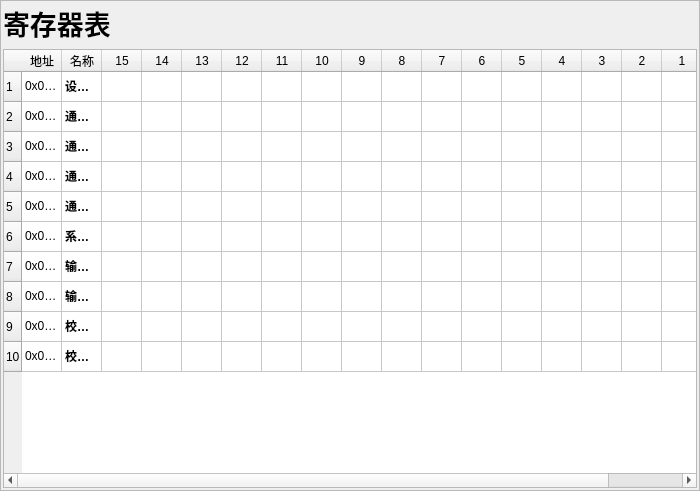
<?xml version="1.0" encoding="UTF-8"?>
<ui version="4.0">
 <class>protocolDialog</class>
 <widget class="QDialog" name="protocolDialog">
  <property name="geometry">
   <rect>
    <x>0</x>
    <y>0</y>
    <width>700</width>
    <height>491</height>
   </rect>
  </property>
  <property name="sizePolicy">
   <sizepolicy hsizetype="Preferred" vsizetype="Preferred">
    <horstretch>0</horstretch>
    <verstretch>0</verstretch>
   </sizepolicy>
  </property>
  <property name="windowTitle">
   <string>Dialog</string>
  </property>
  <property name="windowIcon">
   <iconset resource="../res/images.qrc">
    <normaloff>:/general/general/协议.png</normaloff>:/general/general/协议.png</iconset>
  </property>
  <layout class="QVBoxLayout" name="verticalLayout">
   <property name="leftMargin">
    <number>0</number>
   </property>
   <property name="topMargin">
    <number>0</number>
   </property>
   <property name="rightMargin">
    <number>0</number>
   </property>
   <property name="bottomMargin">
    <number>0</number>
   </property>
   <item>
    <widget class="QScrollArea" name="scrollArea">
     <property name="widgetResizable">
      <bool>true</bool>
     </property>
     <widget class="QWidget" name="scrollAreaWidgetContents">
      <property name="geometry">
       <rect>
        <x>0</x>
        <y>0</y>
        <width>698</width>
        <height>489</height>
       </rect>
      </property>
      <layout class="QVBoxLayout" name="verticalLayout_2">
       <property name="leftMargin">
        <number>2</number>
       </property>
       <property name="topMargin">
        <number>2</number>
       </property>
       <property name="rightMargin">
        <number>2</number>
       </property>
       <property name="bottomMargin">
        <number>2</number>
       </property>
       <item>
        <widget class="QLabel" name="lbiregList">
         <property name="font">
          <font>
           <pointsize>20</pointsize>
           <weight>75</weight>
           <italic>false</italic>
           <bold>true</bold>
           <underline>false</underline>
           <strikeout>false</strikeout>
           <kerning>true</kerning>
          </font>
         </property>
         <property name="styleSheet">
          <string notr="true"/>
         </property>
         <property name="text">
          <string>寄存器表</string>
         </property>
        </widget>
       </item>
       <item>
        <widget class="QTableWidget" name="tabRegList">
         <property name="minimumSize">
          <size>
           <width>0</width>
           <height>285</height>
          </size>
         </property>
         <attribute name="horizontalHeaderCascadingSectionResizes">
          <bool>false</bool>
         </attribute>
         <attribute name="horizontalHeaderDefaultSectionSize">
          <number>40</number>
         </attribute>
         <attribute name="verticalHeaderCascadingSectionResizes">
          <bool>false</bool>
         </attribute>
         <row>
          <property name="text">
           <string>1</string>
          </property>
         </row>
         <row>
          <property name="text">
           <string>2</string>
          </property>
         </row>
         <row>
          <property name="text">
           <string>3</string>
          </property>
         </row>
         <row>
          <property name="text">
           <string>4</string>
          </property>
         </row>
         <row>
          <property name="text">
           <string>5</string>
          </property>
         </row>
         <row>
          <property name="text">
           <string>6</string>
          </property>
         </row>
         <row>
          <property name="text">
           <string>7</string>
          </property>
         </row>
         <row>
          <property name="text">
           <string>8</string>
          </property>
         </row>
         <row>
          <property name="text">
           <string>9</string>
          </property>
         </row>
         <row>
          <property name="text">
           <string>10</string>
          </property>
         </row>
         <column>
          <property name="text">
           <string>地址</string>
          </property>
         </column>
         <column>
          <property name="text">
           <string>名称</string>
          </property>
         </column>
         <column>
          <property name="text">
           <string>15</string>
          </property>
         </column>
         <column>
          <property name="text">
           <string>14</string>
          </property>
         </column>
         <column>
          <property name="text">
           <string>13</string>
          </property>
         </column>
         <column>
          <property name="text">
           <string>12</string>
          </property>
         </column>
         <column>
          <property name="text">
           <string>11</string>
          </property>
         </column>
         <column>
          <property name="text">
           <string>10</string>
          </property>
         </column>
         <column>
          <property name="text">
           <string>9</string>
          </property>
         </column>
         <column>
          <property name="text">
           <string>8</string>
          </property>
         </column>
         <column>
          <property name="text">
           <string>7</string>
          </property>
         </column>
         <column>
          <property name="text">
           <string>6</string>
          </property>
         </column>
         <column>
          <property name="text">
           <string>5</string>
          </property>
         </column>
         <column>
          <property name="text">
           <string>4</string>
          </property>
         </column>
         <column>
          <property name="text">
           <string>3</string>
          </property>
         </column>
         <column>
          <property name="text">
           <string>2</string>
          </property>
         </column>
         <column>
          <property name="text">
           <string>1</string>
          </property>
         </column>
         <column>
          <property name="text">
           <string>0</string>
          </property>
         </column>
         <item row="0" column="0">
          <property name="text">
           <string>0x03E8</string>
          </property>
         </item>
         <item row="0" column="1">
          <property name="text">
           <string>设备标志寄存器</string>
          </property>
          <property name="font">
           <font>
            <weight>75</weight>
            <bold>true</bold>
           </font>
          </property>
         </item>
         <item row="1" column="0">
          <property name="text">
           <string>0x03E9</string>
          </property>
         </item>
         <item row="1" column="1">
          <property name="text">
           <string>通信参数1</string>
          </property>
          <property name="font">
           <font>
            <weight>75</weight>
            <bold>true</bold>
           </font>
          </property>
         </item>
         <item row="2" column="0">
          <property name="text">
           <string>0x03EA</string>
          </property>
         </item>
         <item row="2" column="1">
          <property name="text">
           <string>通信参数2</string>
          </property>
          <property name="font">
           <font>
            <weight>75</weight>
            <bold>true</bold>
           </font>
          </property>
         </item>
         <item row="3" column="0">
          <property name="text">
           <string>0x03EB</string>
          </property>
         </item>
         <item row="3" column="1">
          <property name="text">
           <string>通信参数3</string>
          </property>
          <property name="font">
           <font>
            <weight>75</weight>
            <bold>true</bold>
           </font>
          </property>
         </item>
         <item row="4" column="0">
          <property name="text">
           <string>0x03EC</string>
          </property>
         </item>
         <item row="4" column="1">
          <property name="text">
           <string>通信参数4</string>
          </property>
          <property name="font">
           <font>
            <weight>75</weight>
            <bold>true</bold>
           </font>
          </property>
         </item>
         <item row="5" column="0">
          <property name="text">
           <string>0x03ED</string>
          </property>
         </item>
         <item row="5" column="1">
          <property name="text">
           <string>系统寄存器</string>
          </property>
          <property name="font">
           <font>
            <weight>75</weight>
            <italic>false</italic>
            <bold>true</bold>
           </font>
          </property>
         </item>
         <item row="6" column="0">
          <property name="text">
           <string>0x03EE</string>
          </property>
         </item>
         <item row="6" column="1">
          <property name="text">
           <string>输出通道A</string>
          </property>
          <property name="font">
           <font>
            <weight>75</weight>
            <bold>true</bold>
           </font>
          </property>
         </item>
         <item row="7" column="0">
          <property name="text">
           <string>0x03EF</string>
          </property>
         </item>
         <item row="7" column="1">
          <property name="text">
           <string>输出通道B</string>
          </property>
          <property name="font">
           <font>
            <weight>75</weight>
            <bold>true</bold>
           </font>
          </property>
         </item>
         <item row="8" column="0">
          <property name="text">
           <string>0x03F0</string>
          </property>
         </item>
         <item row="8" column="1">
          <property name="text">
           <string>校准通道A</string>
          </property>
          <property name="font">
           <font>
            <weight>75</weight>
            <bold>true</bold>
           </font>
          </property>
         </item>
         <item row="9" column="0">
          <property name="text">
           <string>0x03F1</string>
          </property>
         </item>
         <item row="9" column="1">
          <property name="text">
           <string>校准通道B</string>
          </property>
          <property name="font">
           <font>
            <weight>75</weight>
            <bold>true</bold>
           </font>
          </property>
         </item>
        </widget>
       </item>
      </layout>
     </widget>
    </widget>
   </item>
  </layout>
 </widget>
 <resources>
  <include location="../res/images.qrc"/>
 </resources>
 <connections/>
</ui>
